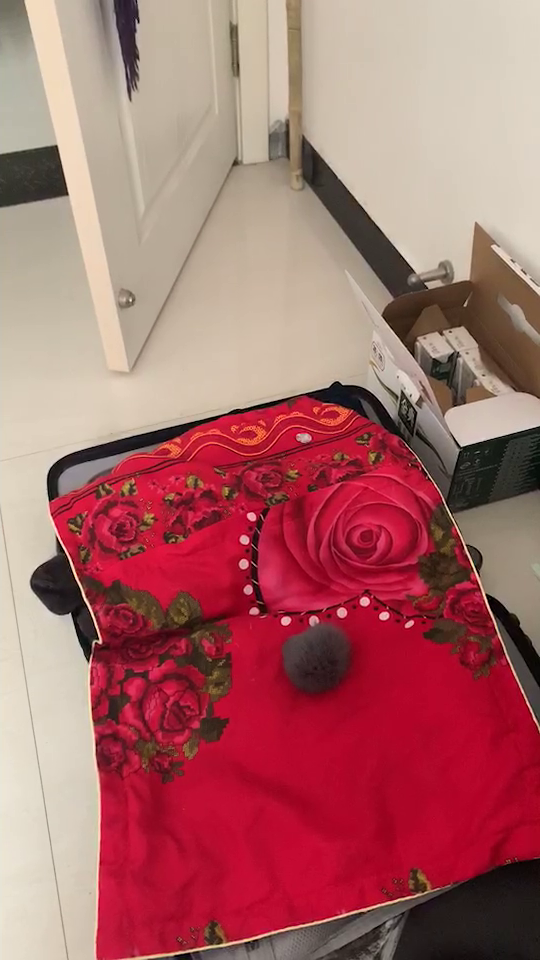
#> input picture frame 17 of OpenCv Test/video_example.mp4, 540 x 960 px
$ python cv_04.py
#> lines starting #> are read from the running program, lines starting #| are printed output that depends on the picture; after the words box and inside, x2 and y2 are one past the last pixel; in counts of white or black regions, pixels touching at a corner belong together
"""
视频特定颜色追踪
"""
import cv2 as cv
import numpy as np
import matplotlib.pyplot as plt

"""
Opencv的inRange函数：可实现二值化功能
函数原型：inRange(src,lowerb, upperb[, dst]) -> dst
函数的参数意义：第一个参数为原数组，可以为单通道，多通道。第二个参数为下界，第三个参数为上界
例如：mask = cv2.inRange(hsv, lower_blue, upper_blue)
第一个参数：hsv指的是原图（原始图像矩阵）
第二个参数：lower_blue指的是图像中低于这个lower_blue的值，图像值变为255
第三个参数：upper_blue指的是图像中高于这个upper_blue的值，图像值变为255 （255即代表黑色）
而在lower_blue～upper_blue之间的值变成0 (0代表白色)
即：Opencv的inRange函数可提取特定颜色，使特定颜色变为白色，其他颜色变为黑色，这样就实现了二值化功能
"""

capture = cv.VideoCapture("./video_example.mp4")
while True:
    ret, frame = capture.read()
#> frame is the input picture: shape (960, 540, 3); mean B, G, R 106.3, 105.6, 169.4
    if ret == False:
        break
    hsv = cv.cvtColor(frame, cv.COLOR_BGR2HSV)  # 色彩空间由RGB转换为HSV
#> hsv: shape (960, 540, 3); mean H, S, V 74.2, 115.1, 169.4
    lower_hsv = np.array([100, 43, 46])  # 设置要过滤颜色的最小值
    upper_hsv = np.array([124, 255, 255])  # 设置要过滤颜色的最大值
    mask = cv.inRange(hsv, lower_hsv, upper_hsv)  # 调节图像颜色信息（H）、饱和度（S）、亮度（V）区间，选择蓝色区域
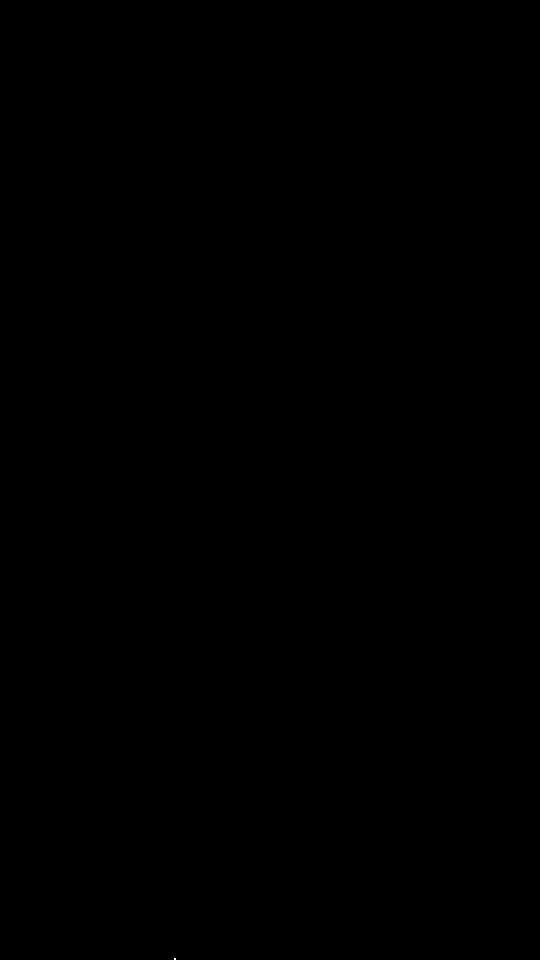
#> mask: shape (960, 540); 0% white in thin lines or dots, all inside (x1, y1, x2, y2) = (174, 958, 176, 960)
    cv.imshow("video", frame)
    cv.imshow("mask", mask)
    c = cv.waitKey(40)
#> (key Esc is pressed here)
    if c == 27:  # 按键Esc的ASCII码为27
        break
cv.destroyAllWindows()
